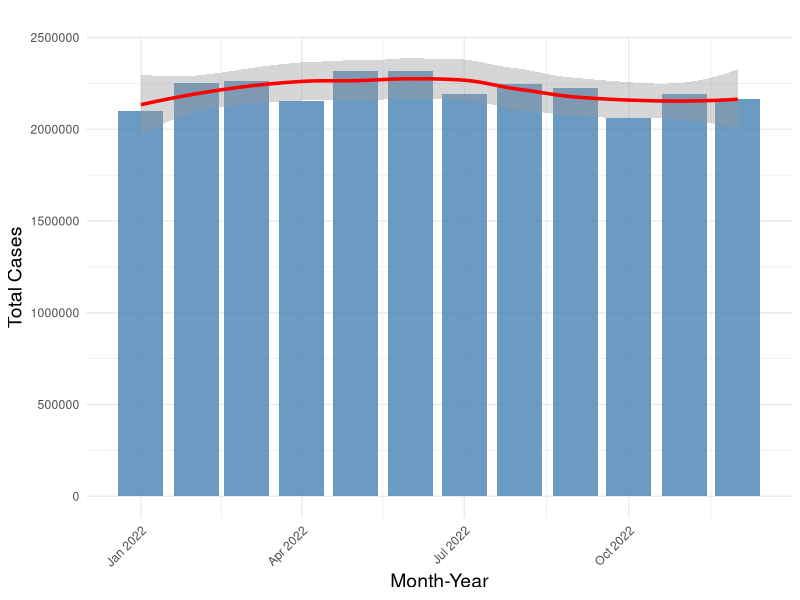
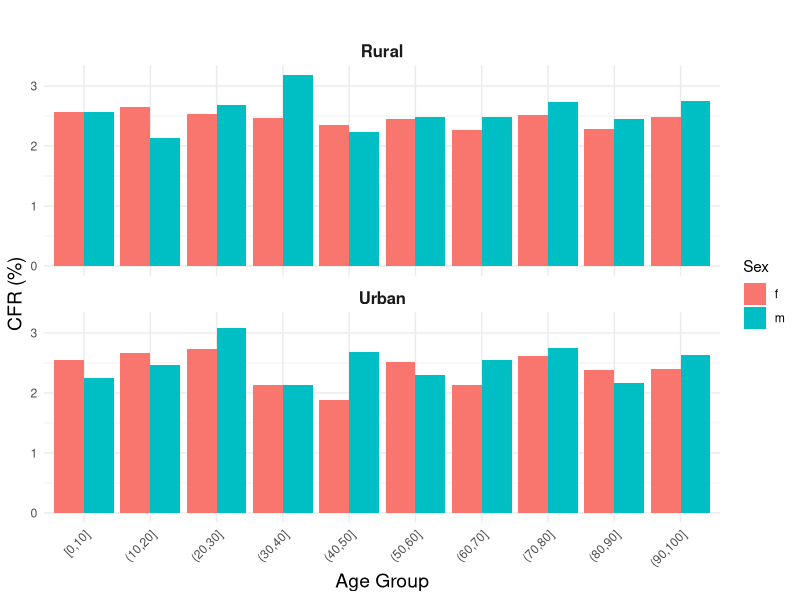
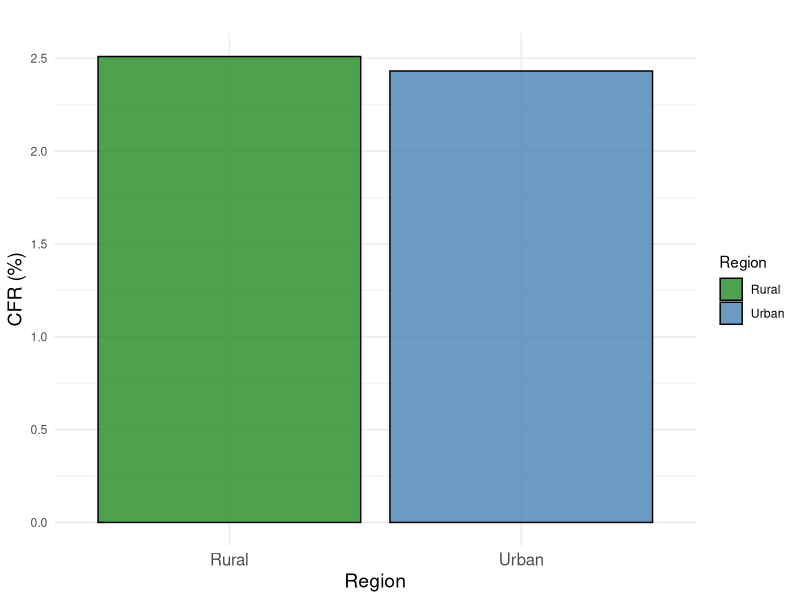
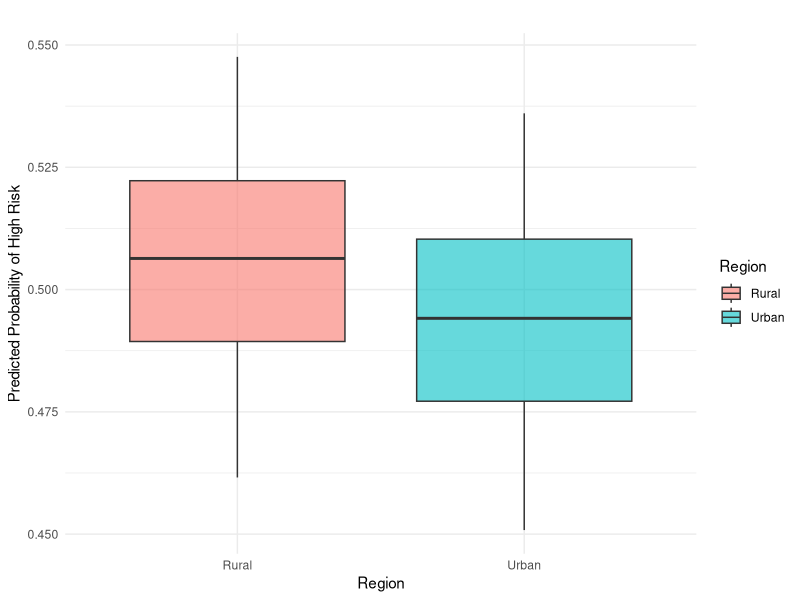
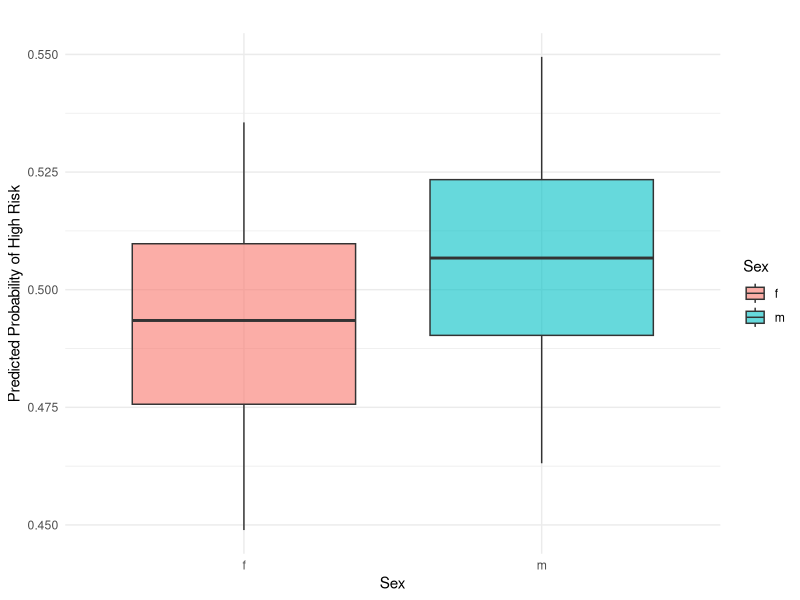
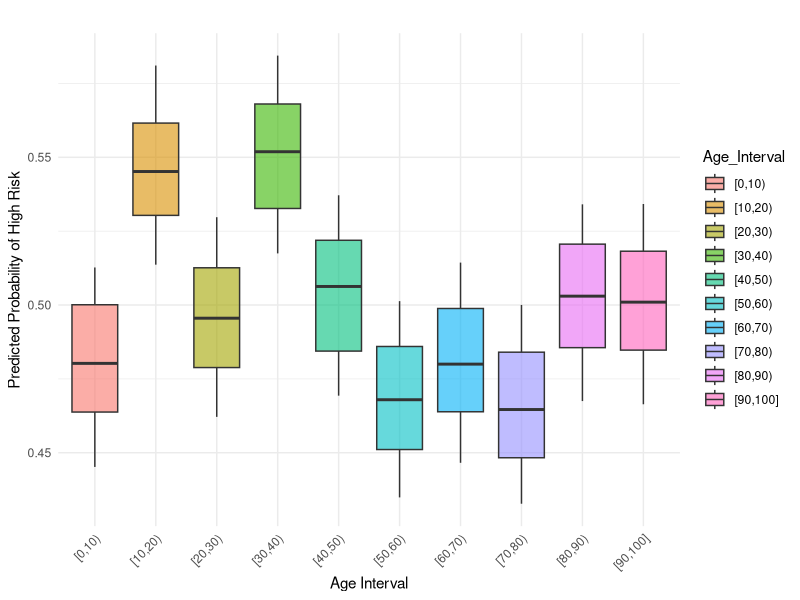

The R script that drew these images, in order:
## ---- chunk 1
#| include: false
#| warning: false
#| message: false

library(tidyverse)
library(ggplot2)
library(dplyr)
library(here)

# Load the dataset
analysis_data <- read.csv(here("data/02-analysis_data/analysis_data.csv"))
## ---- chunk 2
#| label: fig-head_analysis_data
#| fig-cap: First six rows of the dataset after cleaning
#| echo: false
#| warning: false
#| message: false

# Load the necessary library
library(knitr)

# Display the first few rows of analysis_data
head_table <- head(analysis_data)

# Render the table with kable
kable(
  head_table,
  booktabs = TRUE,  # Add better table styling
)
## ---- chunk 3
#| label: fig-summary
#| fig-cap: Summary Statistics of COVID-19 Cases in Canada
#| echo: false
#| warning: false
#| message: false

# Load necessary libraries
library(dplyr)
library(knitr)

# Create the summary statistics table
summary_table <- analysis_data %>%
  filter(Region %in% c("Urban", "Rural"), Sex %in% c("f", "m")) %>%
  group_by(Region, Sex) %>%
  summarise(
    Mean_Age = round(mean(Age, na.rm = TRUE), 2), # Rounded Mean Age
    Total_Cases = sum(Cases, na.rm = TRUE),
    Total_Deaths = sum(Deaths, na.rm = TRUE),
    Average_Cases = round(mean(Cases, na.rm = TRUE), 2), # Rounded Average Cases
    Average_Deaths = round(mean(Deaths, na.rm = TRUE), 2), # Rounded Average Deaths
    CFR = round((Total_Deaths / Total_Cases) * 100, 2) # Rounded CFR (%)
  ) %>%
  ungroup()

# Render the table using kable
summary_table %>%
  kable(
    col.names = c("Region", "Sex", "Mean Age", "Total Cases", "Total Deaths", 
                  "Average Cases", "Average Deaths", "CFR (%)")
  )


## ---- chunk 4
#| echo: false
#| eval: true
#| label: fig-cases_over_time
#| fig-cap: "Number of cases per month in 2022 in Canada"
#| warning: false

# Load necessary libraries
library(dplyr)
library(ggplot2)
library(lubridate)
set.seed(21)

# Ensure Date is a proper Date object
analysis_data <- analysis_data %>%
  mutate(Date = as.Date(Date))

# Aggregate data by month and year
aggregated_data <- analysis_data %>%
  mutate(Month_Year = floor_date(Date, unit = "month")) %>% # Group by month
  group_by(Month_Year) %>%
  summarise(
    Total_Cases = sum(Cases, na.rm = TRUE) # Summing cases for each month
  ) %>%
  ungroup()

# Create the bar graph with trend line
ggplot(aggregated_data, aes(x = Month_Year, y = Total_Cases)) +
  geom_bar(stat = "identity", fill = "steelblue", alpha = 0.8) + # Bar plot
  geom_smooth(method = "loess", se = TRUE, color = "red", size = 1.2) + # Trend line
  labs(
    title = "",
    x = "Month-Year",
    y = "Total Cases"
  ) +
  theme_minimal() +
  theme(
    axis.text.x = element_text(angle = 45, hjust = 1), # Rotate x-axis labels
    axis.title = element_text(size = 14),
    plot.title = element_text(size = 16, face = "bold")
  )

## ---- chunk 5
#| label: fig-cfr
#| fig-cap: Case Fatality Rate (CFR) by Age Group, Region, and Sex
#| echo: false
#| warning: false
#| message: false

# Load necessary libraries
library(ggplot2)
library(dplyr)
set.seed(21)

# Filter data to include only Urban and Rural regions and relevant sexes
filtered_data <- analysis_data %>%
  filter(Region %in% c("Urban", "Rural"), Sex %in% c("f", "m")) %>% # Filter for Urban, Rural, and f/m genders
  mutate(Age_Group = cut(Age, breaks = seq(0, 100, by = 10), include.lowest = TRUE)) # Create age intervals

# Aggregate data by Age_Group, Region, and Sex, and calculate CFR
aggregated_data <- filtered_data %>%
  group_by(Age_Group, Region, Sex) %>%
  summarise(
    Total_Deaths = sum(Deaths, na.rm = TRUE),  # Sum up deaths
    Total_Cases = sum(Cases, na.rm = TRUE),    # Sum up cases
    CFR = (Total_Deaths / Total_Cases) * 100   # Calculate CFR
  ) %>%
  ungroup()

# Create the bar graph for CFR by age group, region, and sex
ggplot(aggregated_data, aes(x = Age_Group, y = CFR, fill = Sex)) +
  geom_bar(stat = "identity", position = "dodge") + # Dodge bars to show sexes side by side
  facet_wrap(~Region, ncol = 1) + # Separate plots for Urban and Rural regions
  labs(
    title = "",
    x = "Age Group",
    y = "CFR (%)",
    fill = "Sex"
  ) +
  theme_minimal() +
  theme(
    axis.text.x = element_text(angle = 45, hjust = 1), # Rotate x-axis labels for readability
    axis.title = element_text(size = 14),
    plot.title = element_text(size = 16, face = "bold"),
    strip.text = element_text(size = 12, face = "bold") # Adjust facet labels
  )

## ---- chunk 6
#| echo: false
#| eval: true
#| label: fig-cfr_by_region
#| fig-cap: "Case Fatality Rate (CFR) by Region in 2022 in Canada"
#| warning: false

# Load necessary libraries
library(ggplot2)
library(dplyr)
set.seed(21)

# Filter data for the selected 5 countries and group by region and country
selected_countries <- c("Afghanistan", "Brazil", "Canada", "Denmark", "Egypt")
region_cfr_summary <- analysis_data %>%
  filter(Country %in% selected_countries, Region %in% c("Urban", "Rural")) %>% # Filter for selected countries and regions
  group_by(Country, Region) %>%
  summarise(
    Total_Deaths = sum(Deaths, na.rm = TRUE),  # Summarize total deaths
    Total_Cases = sum(Cases, na.rm = TRUE),    # Summarize total cases
    CFR = (Total_Deaths / Total_Cases) * 100  # Calculate CFR
  ) %>%
  ungroup()

# Create the faceted bar graph for CFR by region
ggplot(region_cfr_summary, aes(x = Region, y = CFR, fill = Region)) +
  geom_bar(stat = "identity", alpha = 0.8, color = "black") + # Bar plot with CFR
  scale_fill_manual(values = c("Urban" = "steelblue", "Rural" = "forestgreen")) + # Optional: Region-specific colors
  labs(
    title = "",
    x = "Region",
    y = "CFR (%)",
    fill = "Region"
  ) +
  theme_minimal() +
  theme(
    axis.text.x = element_text(size = 12),
    axis.title = element_text(size = 14),
    strip.text = element_text(size = 14),
    panel.spacing = unit(1, "lines") # Increase spacing between facets
  )

## ---- chunk 7
#| label: model-risk_urban_vs_rural
#| fig-cap: Predicted probability of high risk of COVID-19 by region (Urban vs. Rural)
#| echo: false
#| warning: false
#| message: false

# Load necessary libraries
library(dplyr)
library(ggplot2)
set.seed(21)

# Step 1: Filter for Urban and Rural Regions Only
filtered_data <- analysis_data %>%
  mutate(
    Death_Rate = Deaths / (Cases + 1e-6), # Calculate death rate (avoid division by zero)
    High_Risk = ifelse(Death_Rate > median(Death_Rate, na.rm = TRUE), 1, 0) # Classify high-risk regions
  )

# Step 2: Logistic Regression Model
# Fit a logistic regression model
logistic_model <- glm(
  High_Risk ~ Tests + Region + Age,
  family = binomial(),
  data = filtered_data
)

# Summary of the model
summary(logistic_model)

# Step 3: Add Predictions to the Dataset
filtered_data <- filtered_data %>%
  mutate(Predicted_Probability = predict(logistic_model, type = "response"))

# Step 4: Visualize the Results
# Plot predicted probabilities by region
ggplot(filtered_data, aes(x = Region, y = Predicted_Probability, fill = Region)) +
  geom_boxplot(alpha = 0.6) +
  labs(
    title = "",
    x = "Region",
    y = "Predicted Probability of High Risk"
  ) +
  theme_minimal()


## ---- chunk 8
#| label: model-risk_sex
#| fig-cap: Predicted probability of high risk based on sex
#| echo: false
#| warning: false
#| message: false

# Load necessary libraries
library(dplyr)
library(ggplot2)
set.seed(21)

# Step 1: Filter for only 'f' and 'm', and define High Risk
filtered_data <- analysis_data %>%
  mutate(
    Death_Rate = Deaths / (Cases + 1e-6), # Calculate death rate (avoid division by zero)
    High_Risk = ifelse(Death_Rate > median(Death_Rate, na.rm = TRUE), 1, 0) # Classify high-risk regions
  )

# Step 2: Logistic Regression Model
# Fit a logistic regression model
logistic_model <- glm(
  High_Risk ~ Tests + Sex + Age,
  family = binomial(),
  data = filtered_data
)

# Summary of the model
summary(logistic_model)

# Step 3: Add Predictions to the Dataset
filtered_data <- filtered_data %>%
  mutate(Predicted_Probability = predict(logistic_model, type = "response"))

# Step 4: Visualize the Results
# Plot predicted probabilities by sex
ggplot(filtered_data, aes(x = Sex, y = Predicted_Probability, fill = Sex)) +
  geom_boxplot(alpha = 0.6) +
  labs(
    title = "",
    x = "Sex",
    y = "Predicted Probability of High Risk"
  ) +
  theme_minimal()

## ---- chunk 9
#| label: model-risk_age
#| fig-cap: Predicted probability of high risk based on age intervals
#| echo: false
#| warning: false
#| message: false

# Load necessary libraries
library(dplyr)
library(ggplot2)
set.seed(21)

# Step 1: Create Age Intervals and Define High Risk
filtered_data <- analysis_data %>%
  mutate(
    Age_Interval = cut(Age, breaks = seq(0, 100, by = 10), right = FALSE, include.lowest = TRUE), # Create age intervals
    Death_Rate = Deaths / (Cases + 1e-6), # Calculate death rate (avoid division by zero)
    High_Risk = ifelse(Death_Rate > median(Death_Rate, na.rm = TRUE), 1, 0) # Classify high-risk regions
  ) %>%
  filter(!is.na(Age_Interval)) # Remove any rows with missing age intervals

# Step 2: Logistic Regression Model
# Fit a logistic regression model
logistic_model <- glm(
  High_Risk ~ Tests + Age_Interval,
  family = binomial(),
  data = filtered_data
)

# Summary of the model
summary(logistic_model)

# Step 3: Add Predictions to the Dataset
filtered_data <- filtered_data %>%
  mutate(Predicted_Probability = predict(logistic_model, type = "response"))

# Step 4: Visualize the Results
# Plot predicted probabilities by age interval
ggplot(filtered_data, aes(x = Age_Interval, y = Predicted_Probability, fill = Age_Interval)) +
  geom_boxplot(alpha = 0.6) +
  labs(
    title = "",
    x = "Age Interval",
    y = "Predicted Probability of High Risk"
  ) +
  theme_minimal() +
  theme(axis.text.x = element_text(angle = 45, hjust = 1)) # Rotate x-axis labels for readability

## ---- chunk 10

## ---- chunk 11

